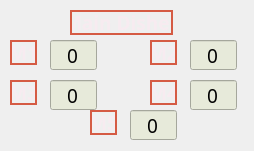
    <widget class="QWidget" name="widget_4" native="true">
     <property name="geometry">
      <rect>
       <x>20</x>
       <y>60</y>
       <width>254</width>
       <height>151</height>
      </rect>
     </property>
     <property name="maximumSize">
      <size>
       <width>254</width>
       <height>151</height>
      </size>
     </property>
     <widget class="QLabel" name="label_12">
      <property name="geometry">
       <rect>
        <x>70</x>
        <y>10</y>
        <width>103</width>
        <height>25</height>
       </rect>
      </property>
      <property name="maximumSize">
       <size>
        <width>103</width>
        <height>25</height>
       </size>
      </property>
      <property name="font">
       <font>
        <family>Corbel</family>
        <pointsize>14</pointsize>
        <weight>75</weight>
        <bold>true</bold>
       </font>
      </property>
      <property name="styleSheet">
       <string notr="true">color: rgb(247, 235, 240);
border: 2px solid rgb(213,91,68)</string>
      </property>
      <property name="text">
       <string>Main Dishes</string>
      </property>
      <property name="alignment">
       <set>Qt::AlignCenter</set>
      </property>
     </widget>
     <widget class="QLabel" name="label_13">
      <property name="geometry">
       <rect>
        <x>10</x>
        <y>40</y>
        <width>27</width>
        <height>25</height>
       </rect>
      </property>
      <property name="maximumSize">
       <size>
        <width>27</width>
        <height>25</height>
       </size>
      </property>
      <property name="font">
       <font>
        <family>Corbel</family>
        <pointsize>14</pointsize>
        <weight>75</weight>
        <bold>true</bold>
       </font>
      </property>
      <property name="styleSheet">
       <string notr="true">color: rgb(247, 235, 240);
border: 2px solid rgb(213,91,68)</string>
      </property>
      <property name="text">
       <string>M1</string>
      </property>
      <property name="alignment">
       <set>Qt::AlignCenter</set>
      </property>
     </widget>
     <widget class="QLineEdit" name="lineEditM1">
      <property name="geometry">
       <rect>
        <x>50</x>
        <y>40</y>
        <width>47</width>
        <height>30</height>
       </rect>
      </property>
      <property name="maximumSize">
       <size>
        <width>47</width>
        <height>30</height>
       </size>
      </property>
      <property name="font">
       <font>
        <family>Corbel</family>
        <pointsize>14</pointsize>
       </font>
      </property>
      <property name="styleSheet">
       <string notr="true">
background-color: rgb(231, 234, 218);</string>
      </property>
      <property name="text">
       <string>0</string>
      </property>
      <property name="alignment">
       <set>Qt::AlignHCenter|Qt::AlignTop</set>
      </property>
     </widget>
     <widget class="QLineEdit" name="lineEditM3">
      <property name="geometry">
       <rect>
        <x>50</x>
        <y>80</y>
        <width>47</width>
        <height>30</height>
       </rect>
      </property>
      <property name="maximumSize">
       <size>
        <width>47</width>
        <height>30</height>
       </size>
      </property>
      <property name="font">
       <font>
        <family>Corbel</family>
        <pointsize>14</pointsize>
       </font>
      </property>
      <property name="styleSheet">
       <string notr="true">color: black;
background-color: rgb(231, 234, 218);</string>
      </property>
      <property name="text">
       <string>0</string>
      </property>
      <property name="alignment">
       <set>Qt::AlignHCenter|Qt::AlignTop</set>
      </property>
     </widget>
     <widget class="QLineEdit" name="lineEditM2">
      <property name="geometry">
       <rect>
        <x>190</x>
        <y>40</y>
        <width>47</width>
        <height>30</height>
       </rect>
      </property>
      <property name="maximumSize">
       <size>
        <width>47</width>
        <height>30</height>
       </size>
      </property>
      <property name="font">
       <font>
        <family>Corbel</family>
        <pointsize>14</pointsize>
       </font>
      </property>
      <property name="styleSheet">
       <string notr="true">
background-color: rgb(231, 234, 218);</string>
      </property>
      <property name="text">
       <string>0</string>
      </property>
      <property name="alignment">
       <set>Qt::AlignHCenter|Qt::AlignTop</set>
      </property>
     </widget>
     <widget class="QLineEdit" name="lineEditM4">
      <property name="geometry">
       <rect>
        <x>190</x>
        <y>80</y>
        <width>47</width>
        <height>30</height>
       </rect>
      </property>
      <property name="maximumSize">
       <size>
        <width>47</width>
        <height>30</height>
       </size>
      </property>
      <property name="font">
       <font>
        <family>Corbel</family>
        <pointsize>14</pointsize>
       </font>
      </property>
      <property name="styleSheet">
       <string notr="true">
background-color: rgb(231, 234, 218);</string>
      </property>
      <property name="text">
       <string>0</string>
      </property>
      <property name="alignment">
       <set>Qt::AlignHCenter|Qt::AlignTop</set>
      </property>
     </widget>
     <widget class="QLineEdit" name="lineEditM5">
      <property name="geometry">
       <rect>
        <x>130</x>
        <y>110</y>
        <width>47</width>
        <height>30</height>
       </rect>
      </property>
      <property name="maximumSize">
       <size>
        <width>47</width>
        <height>30</height>
       </size>
      </property>
      <property name="font">
       <font>
        <family>Corbel</family>
        <pointsize>14</pointsize>
       </font>
      </property>
      <property name="styleSheet">
       <string notr="true">
background-color: rgb(231, 234, 218);</string>
      </property>
      <property name="text">
       <string>0</string>
      </property>
      <property name="alignment">
       <set>Qt::AlignHCenter|Qt::AlignTop</set>
      </property>
     </widget>
     <widget class="QLabel" name="label_14">
      <property name="geometry">
       <rect>
        <x>10</x>
        <y>80</y>
        <width>27</width>
        <height>25</height>
       </rect>
      </property>
      <property name="maximumSize">
       <size>
        <width>27</width>
        <height>25</height>
       </size>
      </property>
      <property name="font">
       <font>
        <family>Corbel</family>
        <pointsize>14</pointsize>
        <weight>75</weight>
        <bold>true</bold>
       </font>
      </property>
      <property name="styleSheet">
       <string notr="true">color: rgb(247, 235, 240);
border: 2px solid rgb(213,91,68)</string>
      </property>
      <property name="text">
       <string>M3</string>
      </property>
      <property name="alignment">
       <set>Qt::AlignCenter</set>
      </property>
     </widget>
     <widget class="QLabel" name="label_15">
      <property name="geometry">
       <rect>
        <x>150</x>
        <y>40</y>
        <width>27</width>
        <height>25</height>
       </rect>
      </property>
      <property name="maximumSize">
       <size>
        <width>27</width>
        <height>25</height>
       </size>
      </property>
      <property name="font">
       <font>
        <family>Corbel</family>
        <pointsize>14</pointsize>
        <weight>75</weight>
        <bold>true</bold>
       </font>
      </property>
      <property name="styleSheet">
       <string notr="true">color: rgb(247, 235, 240);
border: 2px solid rgb(213,91,68)</string>
      </property>
      <property name="text">
       <string>M2</string>
      </property>
      <property name="alignment">
       <set>Qt::AlignCenter</set>
      </property>
     </widget>
     <widget class="QLabel" name="label_16">
      <property name="geometry">
       <rect>
        <x>90</x>
        <y>110</y>
        <width>27</width>
        <height>25</height>
       </rect>
      </property>
      <property name="maximumSize">
       <size>
        <width>27</width>
        <height>25</height>
       </size>
      </property>
      <property name="font">
       <font>
        <family>Corbel</family>
        <pointsize>14</pointsize>
        <weight>75</weight>
        <bold>true</bold>
       </font>
      </property>
      <property name="styleSheet">
       <string notr="true">color: rgb(247, 235, 240);
border: 2px solid rgb(213,91,68)</string>
      </property>
      <property name="text">
       <string>M5</string>
      </property>
      <property name="alignment">
       <set>Qt::AlignCenter</set>
      </property>
     </widget>
     <widget class="QLabel" name="label_17">
      <property name="geometry">
       <rect>
        <x>150</x>
        <y>80</y>
        <width>27</width>
        <height>25</height>
       </rect>
      </property>
      <property name="maximumSize">
       <size>
        <width>27</width>
        <height>25</height>
       </size>
      </property>
      <property name="font">
       <font>
        <family>Corbel</family>
        <pointsize>14</pointsize>
        <weight>75</weight>
        <bold>true</bold>
       </font>
      </property>
      <property name="styleSheet">
       <string notr="true">color: rgb(247, 235, 240);
border: 2px solid rgb(213,91,68)</string>
      </property>
      <property name="text">
       <string>M4</string>
      </property>
      <property name="alignment">
       <set>Qt::AlignCenter</set>
      </property>
     </widget>
    </widget>
